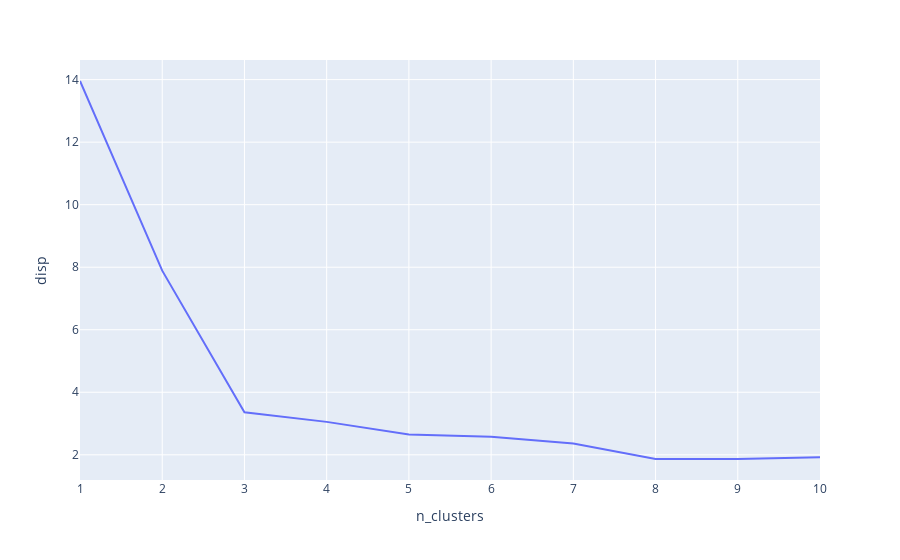

Notebook code cell kept with this figure:
### Code cell
def elblow(data, max_clusters = 10):
    data_to_plot = []
    for n_clusters in range(1, max_clusters+1):
        classes, new_centers = k_means(data, n_clusters=n_clusters)
        
        inertia = (((data - new_centers[classes])**2).sum(axis=1)).mean()
        data_to_plot.append([n_clusters, inertia])
    return pd.DataFrame(data_to_plot, columns=['n_clusters', 'inertia'])


elbow_data = elblow(data)
fig = px.line(data_frame=elbow_data, x='n_clusters', y='inertia', )
fig.show()

### Figure 1 — Plotly figure (JSON) as saved in the notebook; plotly's stock layout.template omitted (floating-point values rounded to 4 significant figures)
{"data": [{"hovertemplate": "n_clusters=%{x}<br>disp=%{y}<extra></extra>", "legendgroup": "", "line": {"color": "#636efa", "dash": "solid"}, "marker": {"symbol": "circle"}, "mode": "lines", "name": "", "orientation": "v", "showlegend": false, "type": "scatter", "x": [1, 2, 3, 4, 5, 6, 7, 8, 9, 10], "xaxis": "x", "y": [13.96, 7.89, 3.358, 3.053, 2.653, 2.581, 2.36, 1.868, 1.865, 1.921], "yaxis": "y"}], "layout": {"legend": {"tracegroupgap": 0}, "margin": {"t": 60}, "xaxis": {"anchor": "y", "domain": [0, 1], "title": {"text": "n_clusters"}}, "yaxis": {"anchor": "x", "domain": [0, 1], "title": {"text": "disp"}}}}
